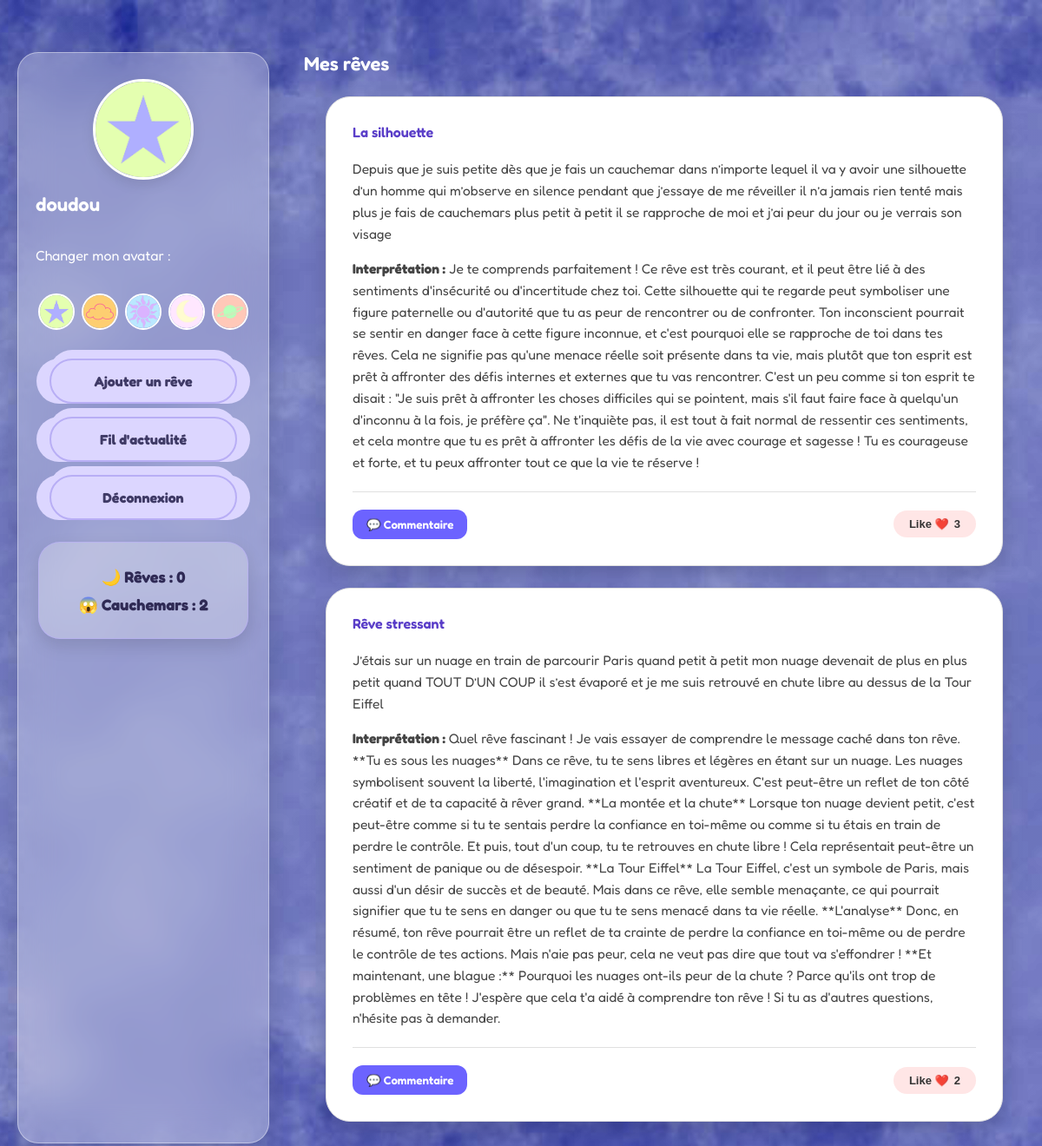
/dashboard (signed in), run on the app's committed database.
### tables this page shows
CREATE TABLE users (
            id INTEGER PRIMARY KEY AUTOINCREMENT,
            username TEXT NOT NULL,
            email TEXT NOT NULL UNIQUE,
            password TEXT NOT NULL
        , avatar TEXT DEFAULT 'avatar1.png');

CREATE TABLE dreams (
            id INTEGER PRIMARY KEY AUTOINCREMENT,
            user_id INTEGER NOT NULL,
            title TEXT NOT NULL,
            content TEXT NOT NULL,
            interpretation TEXT,
            is_public INTEGER DEFAULT 0, dream_type TEXT DEFAULT 'reve',
            FOREIGN KEY (user_id) REFERENCES users (id)
        );

### app.py (the view)
@app.route("/dashboard")
def dashboard():
    if "user_id" not in session:
        return redirect(url_for("login"))
    conn = get_db_connection()
    cursor = conn.cursor()
    cursor.execute("SELECT * FROM users WHERE id = ?", (session["user_id"],))
    user = cursor.fetchone()
    cursor.execute("""
        SELECT * FROM dreams
        WHERE user_id = ?
        ORDER BY id DESC
    """, (session["user_id"],))
    dreams = cursor.fetchall()
    cursor.execute("""
        SELECT comments.*, users.username
        FROM comments
        JOIN users ON comments.user_id = users.id
        ORDER BY comments.id DESC
    """)
    comments = cursor.fetchall()
    cursor.execute("""
        SELECT replies.*, users.username
        FROM replies
        JOIN users ON replies.user_id = users.id
        ORDER BY replies.id ASC
    """)
    replies = cursor.fetchall()
    cursor.execute("""
        SELECT dream_id, COUNT(*) AS like_count
        FROM likes
        GROUP BY dream_id
    """)
    likes_rows = cursor.fetchall()
    likes = {}
    for row in likes_rows:
        likes[row["dream_id"]] = row["like_count"]
    cursor.execute("""
    SELECT COUNT(*) FROM dreams
    WHERE user_id = ? AND dream_type = 'reve'
    """, (session["user_id"],))
    total_reves = cursor.fetchone()[0]
    cursor.execute("""
        SELECT COUNT(*) FROM dreams
        WHERE user_id = ? AND dream_type = 'cauchemar'
    """, (session["user_id"],))
    total_cauchemars = cursor.fetchone()[0]
    conn.close()
    return render_template(
        "dashboard.html",
        dreams=dreams,
        comments=comments,
        replies=replies,
        likes=likes,
        username=session["username"],
        user=user,
        total_reves=total_reves,
        total_cauchemars=total_cauchemars
    )

### app.py (called while the page is built)
def get_db_connection():
    conn = sqlite3.connect('dreams.db')
    conn.row_factory = sqlite3.Row
    return conn

### templates/dashboard.html (shortened to what this page needs)
<!DOCTYPE html>
<html lang="fr">
<head>
    <link rel="stylesheet" href="{{ url_for('static', filename='style.css') }}">
</head>
<body>
    <div class="dashboard-layout">
        <aside class="profile-sidebar">
            <div class="profile-card">
                <img src="{{ url_for('static', filename='avatar/' + (user['avatar'] if user['avatar'] else 'avatar1.png')) }}" class="profile-pic">
                <h3>{{ username }}</h3>
                <form action="{{ url_for('update_avatar') }}" method="POST">
                    <p>Changer mon avatar :</p>
                    <div class="avatar-selector">
                        {% for i in range(1, 6) %}
                            <button type="submit" name="avatar_name" value="avatar{{i}}.png" class="avatar-btn">
                                <img src="{{ url_for('static', filename='avatar/avatar' + i|string + '.png') }}" class="avatar-option">
                            </button>
                        {% endfor %}
                    </div>
                </form>
                <a href="{{ url_for('add_dream') }}" class="btn"> Ajouter un rêve </a>
                <a href="{{ url_for('feed') }}" class="btn"> Fil d'actualité </a>
                <a href="{{ url_for('logout') }}" class="btn"> Déconnexion</a>
                <div class="dream-counter">
                    <p>🌙 Rêves : {{ total_reves }}</p>
                    <p>😱 Cauchemars : {{ total_cauchemars }}</p>
                    </div
                </div>
                 </aside>
        <main class="dreams-section">
            <h3>Mes rêves</h3>
            {% if dreams %}
                {% for dream in dreams %}
                    <div class="card">
                        <h4>{{ dream["title"] }}</h4>
                        <p>{{ dream["content"] }}</p>
                        <p><strong>Interprétation :</strong> {{ dream["interpretation"] }}</p>
                        <div class="card-actions">
                            <button class="show-comments-btn" data-dream-id="{{ dream['id'] }}" onclick="toggleComments(this.getAttribute('data-dream-id'))">
                                💬 Commentaire
                            </button>
                            <form action="{{ url_for('like_dream', dream_id=dream['id']) }}" method="POST" class="like-section-form">
                                <button type="submit" class="like-btn">
                                    Like ❤️ <span>{{ likes.get(dream["id"], 0) }}</span>
                                </button>
                            </form>
                        </div>
                    </div>
                {% endfor %}
            {% else %}
                <p>Aucun rêve enregistré pour le moment.</p>
            {% endif %}
        </main>
    </div>
</body>

### static/style.css (style rules this page uses)
body { font-family: 'Fredoka', Arial, sans-serif; background: linear-gradient(135deg, #0b091a 0%, #161233 100%), url("/static/background.jpg") no-repeat center center fixed; background-size: cover; background-blend-mode: overlay; margin: 0; padding: 0; min-height: 100vh; color: #f0edff; }
.dashboard-layout { display: grid; grid-template-columns: 290px 1fr; gap: 40px; width: 100%; max-width: 1200px; margin: 40px auto; padding: 20px; box-sizing: border-box; }
.left-menu, .profile-sidebar { background: rgba(255, 255, 255, 0.25) ; backdrop-filter: blur(20px) ; -webkit-backdrop-filter: blur(20px) ; border: 1px solid rgba(255, 255, 255, 0.4) ; border-radius: 24px; box-shadow: 0 10px 30px rgba(0, 0, 0, 0.15) ; color: #ffffff ; }
.profile-sidebar { width: 290px; padding: 30px 20px; box-sizing: border-box; }
.dreams-section { width: 100%; }
h1, h2, h3, h4 { color: #b8aef5; font-weight: 600; margin-top: 0; }
h3 { font-size: 22px; color: #fff; text-align: left; margin-bottom: 20px; }
.profile-sidebar h3 { color: #ffffff ; }
.card, .feed-card, .add-dream-card { background: #ffffff ; border: 1px solid #e0e0e0 ; border-radius: 28px ; padding: 30px ; margin-bottom: 30px ; margin: 25px; box-shadow: 0 10px 25px rgba(0, 0, 0, 0.15); box-sizing: border-box; color: #333333 ; }
.feed-card h2, .card h4, .dream-title, .form-title { color: #5a3ec8 ; }
.card p, .feed-card .dream-content { color: #444444 ; font-size: 15.5px; line-height: 1.6; }
form, .dream-form { display: flex; flex-direction: column; gap: 18px; }
.btn, .menu-link { display: block; width: 180px; text-align: center; text-decoration: none; background: #dcd6ff; color: #3f3a66; padding: 14px 16px; margin: 15px auto; font-size: 16px; font-weight: bold; border-radius: 50px; border: 2px solid #b8aef5; box-shadow: -15px 0 0 #dcd6ff, 15px 0 0 #dcd6ff, 0 -10px 0 #dcd6ff; transition: 0.3s; cursor: pointer; }
.card-actions { display: flex ; flex-direction: row ; justify-content: flex-start ; align-items: center ; gap: 12px ; padding-top: 20px ; border-top: 1px solid #e0e0e0 ; margin-top: 20px ; width: 100% ; }
.like-section-form { margin-left: auto ; }
.like-btn { background: #ffe6e6 ; border: none ; padding: 8px 18px; border-radius: 20px; cursor: pointer; font-size: 13px ; color: #333 ; font-weight: bold ; display: inline-flex ; align-items: center ; justify-content: center ; gap: 6px ; width: auto ; transition: all 0.2s ease; }
.show-comments-btn { padding: 9px 16px; border: none; border-radius: 12px; background: #6c63ff; color: #fff; font-family: inherit; font-weight: 600; cursor: pointer; transition: background 0.2s; }
.profile-pic { width: 110px; height: 110px; border-radius: 50%; object-fit: cover; border: 3px solid #ffffff; margin: 0 auto 15px auto; display: block; box-shadow: 0 5px 15px rgba(0,0,0,0.1); }
.avatar-option { width: 38px; height: 38px; border-radius: 50%; object-fit: cover; border: 2px solid #fff; cursor: pointer; transition: transform 0.2s; }
.avatar-selector, .avatar-options { display: flex; gap: 8px; justify-content: center; flex-wrap: wrap; margin-bottom: 15px; }
.avatar-btn { border: none; background: none; padding: 0; }
.dream-counter { margin: 25px auto 0; width: 85%; padding: 18px 15px; border-radius: 25px; background: rgba(255, 255, 255, 0.28); border: 1px solid rgba(184, 174, 245, 0.7); box-shadow: 0 8px 20px rgba(0,0,0,0.12); text-align: center; color: #2f2a55; }
.dream-counter p { margin: 10px 0; font-size: 18px; font-weight: bold; }
.feed-card, .card { display: block ; position: relative ; overflow: hidden ; }
.card-actions, .post-actions { display: flex ; align-items: center ; gap: 15px ; margin-top: 25px !; clear: both ; }

### data on the page
users: avatar (picture), username "doudou"
dreams: title "La silhouette", content "Depuis que je suis petite dès que je fais un cauchemar dans n’importe lequel il va y avoir une silhouette d’un homme qui m’observe en silence pendant que j’essaye de me réveiller il n’a jamais rien tenté mais plus je fais de cauchemars plus petit à petit il se rapproche de moi et j’ai peur du jour ou je verrais son visage", interpretation "Je te comprends parfaitement ! Ce rêve est très courant, et il peut être lié à des sentiments d'insécurité ou d'incertitude chez toi. Cette silhouette qui te regarde peut symboliser une figure paternelle ou d'autorité que tu as peur de rencontrer ou de confronter. Ton inconscient pourrait se sentir en danger face à cette figure inconnue, et c'est pourquoi elle se rapproche de toi dans tes rêves. Cela ne signifie pas qu'une menace réelle soit présente dans ta vie, mais plutôt que ton esprit est prêt à affronter des défis internes et externes que tu vas rencontrer. C'est un peu comme si ton esprit te disait : \"Je suis prêt à affronter les choses difficiles qui se pointent, mais s'il faut…", get "3"
dreams: title "Rêve stressant", content "J’étais sur un nuage en train de parcourir Paris quand petit à petit mon nuage devenait de plus en plus petit quand TOUT D’UN COUP il s’est évaporé et je me suis retrouvé en chute libre au dessus de la Tour Eiffel", interpretation "Quel rêve fascinant ! Je vais essayer de comprendre le message caché dans ton rêve. **Tu es sous les nuages** Dans ce rêve, tu te sens libres et légères en étant sur un nuage. Les nuages symbolisent souvent la liberté, l'imagination et l'esprit aventureux. C'est peut-être un reflet de ton côté créatif et de ta capacité à rêver grand. **La montée et la chute** Lorsque ton nuage devient petit, c'est peut-être comme si tu te sentais perdre la confiance en toi-même ou comme si tu étais en train de perdre le contrôle. Et puis, tout d'un coup, tu te retrouves en chute libre ! Cela représentait peut-être un sentiment de panique ou de désespoir. **La Tour Eiffel** La Tour Eiffel, c'est un symbole…", get "2"

### other printed values
{{ total_reves }} "0"
{{ total_cauchemars }} "2"
